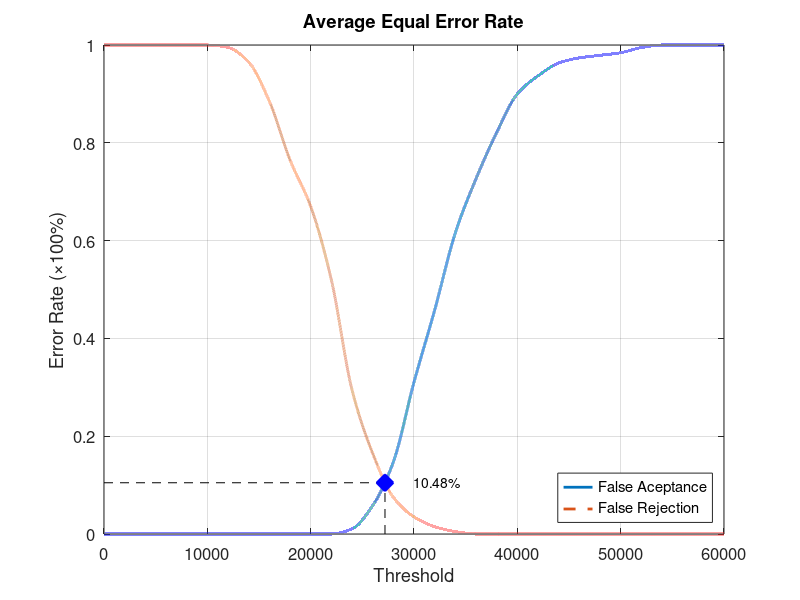
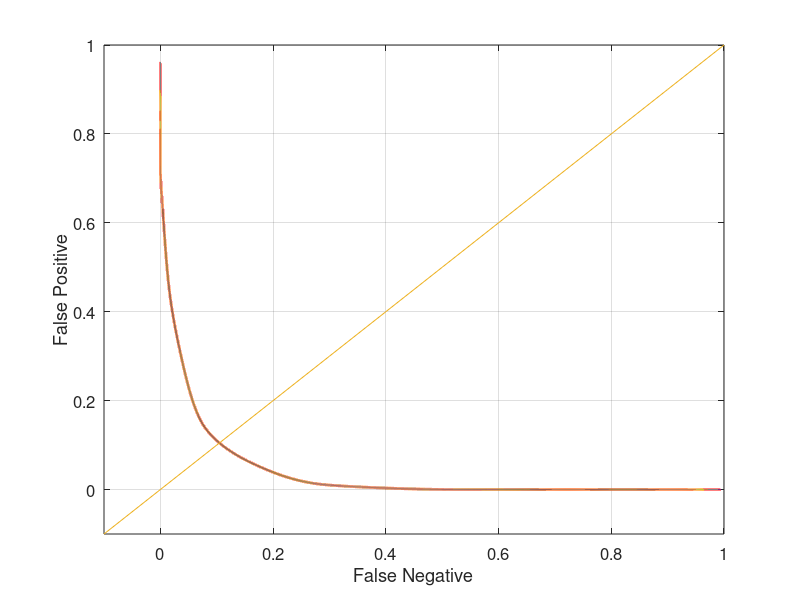

MATLAB code to generate these figures, in order:
function yEER = Database2_1
close all;
clear;
clc;
x = 0:2000:60000;
xq = 0:0.5:60000;

y0 = [0 0 0 0 0 0 0 0 0 0 0 0 0.0105263 0.0578947 0.147368 0.310526 0.457895 0.615789 0.726316 0.821053 0.9 0.936842 0.963158 0.973684 0.978947 0.984211 0.994737 1 1 1 1];
yy0 = interp1(x, y0, xq, 'pchip');
y1 = [1 1 1 1 1 1 0.995 0.965 0.885 0.765 0.67 0.52 0.295 0.165 0.075 0.035 0.015 0.005 0 0 0 0 0 0 0 0 0 0 0 0 0];
yy1 = interp1(x, y1, xq, 'pchip');

% Calculating EER: 
y2 = abs(y0 - y1);
find(y2 == min(y2))
yy2 = abs(yy0 - yy1);
xEER = find(yy2 == min(yy2));
xEERIndex = xq(xEER) % X-axis EER
yEER = yy0(xEER) % Y-axis EER

main = figure
plot(xq, yy0,'-','LineWidth', 2);	hold on
plot(xq, yy1,'--','LineWidth', 2);	hold on
plot([xEERIndex xEERIndex], [0 yEER], 'k--');	hold on
plot([0 xEERIndex], [yEER yEER], 'k--');	hold on
plot(xEERIndex, yEER, 'bx', 'LineWidth', 10);	hold on
text(xEERIndex + 10 * xEERIndex / 100, yEER, [num2str(round((10000 * yEER)) / 100) '%'])
legend('False Aceptance', 'False Rejection', 'Location', 'SouthEast')
xlabel('Threshold')
ylabel('Error Rate (\times100%)')
title('Average Equal Error Rate')
set(gca, 'FontSize', 12)
axis([0 60000 0 1])
grid on

print(main, 'Database2_1Main', '-dpng');
FNRxFPR = figure('Color', [1 1 1]);
plot(yy1, yy0, '-', yy1, yy0, 'LineWidth', 2);
hold on
y = -0.1:0.1:1
plot(y, y); 
set(gca, 'FontSize', 12)
xlabel('False Negative')
ylabel('False Positive')
axis([-0.1 1 -0.1 1])
set(gca, 'FontSize', 12)
grid on

print(FNRxFPR, 'Database2_1FNRxFPR','-dpng');
end
